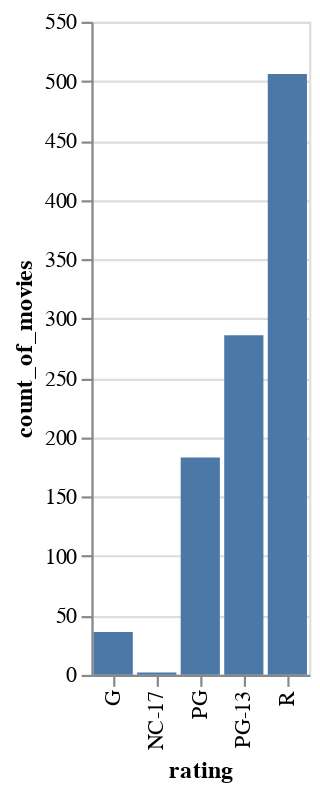

Here is the notebook cell this chart was saved with:
### Markdown cell above
Let's create a barchart showing the count of each movie rating by using Altair's aggregation capabilities.

In [this example](https://altair-viz.github.io/getting_started/starting.html#data-transformation-aggregation), we see the x axis being set to a feature called `a`, and the y axis set to the `average()` of a feature called `b`.

In our case, we want the x axis to be set to `rating` and the y axis to be the `count()` of `rating`.

### Code cell
# Use Altair to create a bar chart comparing the count of each movie rating
alt.Chart(netflix_movies_filtered).mark_bar().encode(
    x='rating',
    y='count_of_movies'
)

### Figure 1 — Vega-Lite specification as saved in the notebook (floating-point values rounded to 4 significant figures)
{"config": {"view": {"continuousWidth": 300, "continuousHeight": 300}}, "data": {"name": "data-d50547e702690bda8398e4639588efe5"}, "mark": {"type": "bar"}, "encoding": {"x": {"field": "rating", "type": "nominal"}, "y": {"field": "count_of_movies", "type": "quantitative"}}, "$schema": "https://vega.github.io/schema/vega-lite/v5.20.1.json", "datasets": {"data-d50547e702690bda8398e4639588efe5": [{"rating": "R", "count_of_movies": 506}, {"rating": "PG-13", "count_of_movies": 286}, {"rating": "PG", "count_of_movies": 183}, {"rating": "G", "count_of_movies": 36}, {"rating": "NC-17", "count_of_movies": 2}]}}
